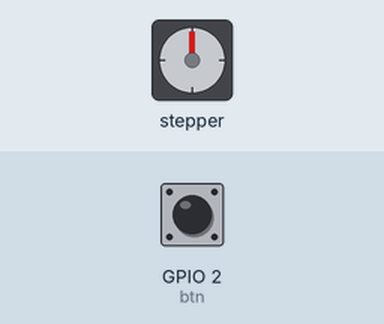
This program was run on a simulated Raspberry Pi (BCM pin numbers). Parts: stepper motor. Inputs (shaded band) come from the test bench; at power-on: GPIO 2 (btn) HIGH. The stepper is drawn at 2048 steps a turn; what the program prints to the terminal is not drawn.

Above: at 1.2 s.
1.3 s: GPIO 2 (btn) pulled LOW for 0.15 s
At 1.75 s:
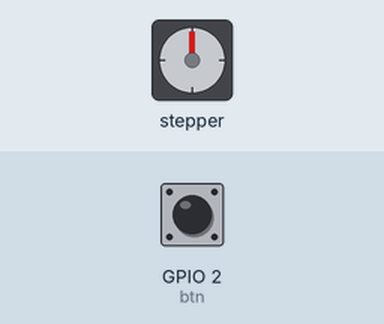
At 2.35 s:
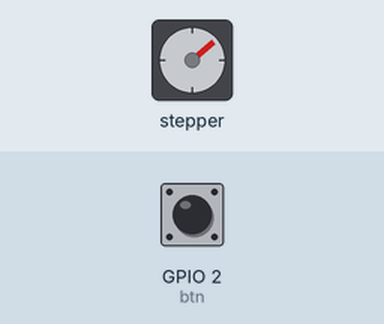
4.3 s: GPIO 2 (btn) pulled LOW for 1 s
13.4 s: GPIO 2 (btn) pulled LOW for 0.15 s
At 14.7 s:
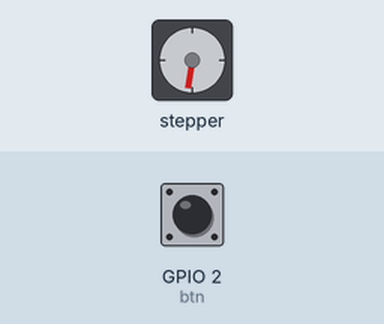
Timing chart, 0 to 16.4 s (numbered marks = the images above; inputs shaded):
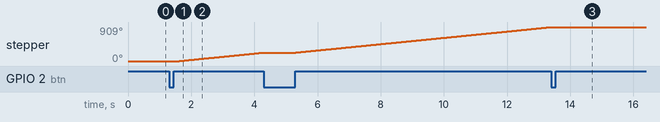

The program:

step03.py
```python
from gpiozero import DigitalOutputDevice, Button
import time

# 1. GPIO 설정
# 모터 핀 (IN1, IN2, IN3, IN4)
pins = [
    DigitalOutputDevice(17), DigitalOutputDevice(27),
    DigitalOutputDevice(22), DigitalOutputDevice(23)
]

# 상태 변수 (False: 정지, True: 회전)
is_running = False

# 스위치 핀 (GPIO 2번, GND 연결)
# pull_up=True: 버튼을 누르지 않았을 때 1(True), 눌렀을 때 0(False)
btn = Button(2, pull_up=True)

# 2. Half-step 시퀀스
SEQ = [
    [1,0,0,0], [1,1,0,0], [0,1,0,0], [0,1,1,0],
    [0,0,1,0], [0,0,1,1], [0,0,0,1], [1,0,0,1]
]

def stop_motor():
    for pin in pins:
        pin.off()

try:
    print("스위치 대기 중... (누르면 무한 회전 시작/즉시 정지)")

    while True:
        # 버튼이 눌렸을 때 상태를 반전 (Toggle)
        if btn.is_pressed:
            is_running = not is_running
            print("상태 변경: ", "회전 시작" if is_running else "즉시 정지")

            # 버튼 중복 입력 방지 및 버튼에서 손을 뗄 때까지 대기
            time.sleep(0.3)
            while btn.is_pressed:
                time.sleep(0.01)

        if is_running:
            # 360도 제한 없이 시퀀스를 무한 반복
            for pattern in SEQ:
                # 시퀀스 도중이라도 버튼이 눌리면 즉시 중단
                if btn.is_pressed:
                    is_running = False
                    stop_motor()
                    print("회전 중 중단됨")
                    time.sleep(0.3)
                    break

                # 각 핀에 신호 전송
                for pin, val in zip(pins, pattern):
                    if val: pin.on()
                    else: pin.off()

                # 속도 조절 (0.001 ~ 0.002 사이가 적당함)
                time.sleep(0.001)
        else:
            # 정지 상태일 때는 전원 차단
            stop_motor()
            time.sleep(0.1)

except KeyboardInterrupt:
    print("\n사용자에 의해 종료")

finally:
    stop_motor()


# def rotate_90_degrees(delay=0.002):
#     print("버튼 감지! 90도 회전합니다.")
#     # 90도 = 512 steps. 한 cycle에 8 steps이므로 64회 반복
#     for _ in range(10):
#         for pattern in SEQ:
#             for pin, val in zip(pins, pattern):
#                 if val:
#                     pin.on()
#                 else:
#                     pin.off()
#             time.sleep(delay)

#     # 회전 후 모터 발열 방지를 위해 모든 핀 끄기
#     for pin in pins:
#         pin.off()

# try:
#     print("스위치를 기다리는 중... (종료하려면 Ctrl+C)")

#     while True:
#         # 버튼이 눌렸는지 확인 (pressed가 False일 때가 눌린 상태)
#         if btn.is_pressed:
#             rotate_90_degrees()
#             time.sleep(0.01) # 버튼 중복 입력 방지(디바운싱)

#         time.sleep(0.01) # CPU 부하 감소

# except KeyboardInterrupt:
#     print("\n종료합니다.")

# finally:
#     for pin in pins:
#         pin.off()
```

Measured:
- after the input at 1.3 s, stepper: keeps turning clockwise at about 85°/s, starting after 0.32 s
- after the input at 13.4 s, stepper: goes on until 13.4 s, then stays 909°
